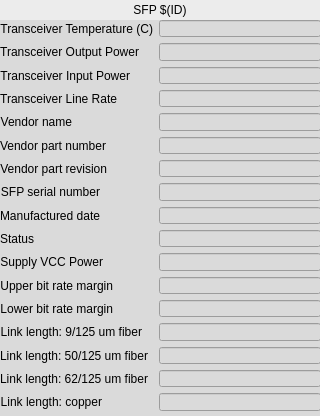
<?xml version="1.0" encoding="UTF-8"?>
<ui version="4.0">
 <class>Form</class>
 <widget class="QWidget" name="Form">
  <property name="geometry">
   <rect>
    <x>0</x>
    <y>0</y>
    <width>320</width>
    <height>416</height>
   </rect>
  </property>
  <property name="windowTitle">
   <string>Form</string>
  </property>
  <property name="styleSheet">
   <string notr="true">background-color: rgb(218, 218, 218);</string>
  </property>
  <widget class="caLabel" name="calabel">
   <property name="geometry">
    <rect>
     <x>0</x>
     <y>0</y>
     <width>320</width>
     <height>20</height>
    </rect>
   </property>
   <property name="styleSheet">
    <string notr="true">background-color: rgb(236, 236, 236, 255);</string>
   </property>
   <property name="text">
    <string>SFP $(ID)</string>
   </property>
   <property name="alignment">
    <set>Qt::AlignCenter</set>
   </property>
  </widget>
  <widget class="QWidget" name="formLayoutWidget">
   <property name="geometry">
    <rect>
     <x>0</x>
     <y>20</y>
     <width>321</width>
     <height>391</height>
    </rect>
   </property>
   <layout class="QFormLayout" name="formLayout">
    <property name="fieldGrowthPolicy">
     <enum>QFormLayout::AllNonFixedFieldsGrow</enum>
    </property>
    <item row="0" column="0">
     <widget class="QLabel" name="label_16">
      <property name="text">
       <string>Transceiver Temperature (C)</string>
      </property>
      <property name="alignment">
       <set>Qt::AlignRight|Qt::AlignTrailing|Qt::AlignVCenter</set>
      </property>
     </widget>
    </item>
    <item row="0" column="1">
     <widget class="caLineEdit" name="calineedit_6">
      <property name="channel" stdset="0">
       <string notr="true">$(EVG):SFP$(ID)-T-I</string>
      </property>
      <property name="unitsEnabled">
       <bool>true</bool>
      </property>
     </widget>
    </item>
    <item row="1" column="0">
     <widget class="QLabel" name="label_17">
      <property name="text">
       <string>Transceiver Output Power</string>
      </property>
      <property name="alignment">
       <set>Qt::AlignRight|Qt::AlignTrailing|Qt::AlignVCenter</set>
      </property>
     </widget>
    </item>
    <item row="1" column="1">
     <widget class="caLineEdit" name="calineedit_7">
      <property name="channel" stdset="0">
       <string notr="true">$(EVG):SFP$(ID)-Pwr-TX-I</string>
      </property>
      <property name="unitsEnabled">
       <bool>true</bool>
      </property>
     </widget>
    </item>
    <item row="2" column="0">
     <widget class="QLabel" name="label_18">
      <property name="text">
       <string>Transceiver Input Power</string>
      </property>
      <property name="alignment">
       <set>Qt::AlignRight|Qt::AlignTrailing|Qt::AlignVCenter</set>
      </property>
     </widget>
    </item>
    <item row="2" column="1">
     <widget class="caLineEdit" name="calineedit_8">
      <property name="channel" stdset="0">
       <string notr="true">$(EVG):SFP$(ID)-Pwr-RX-I</string>
      </property>
      <property name="unitsEnabled">
       <bool>true</bool>
      </property>
     </widget>
    </item>
    <item row="3" column="0">
     <widget class="QLabel" name="label_19">
      <property name="text">
       <string>Transceiver Line Rate</string>
      </property>
      <property name="alignment">
       <set>Qt::AlignRight|Qt::AlignTrailing|Qt::AlignVCenter</set>
      </property>
     </widget>
    </item>
    <item row="3" column="1">
     <widget class="caLineEdit" name="calineedit_9">
      <property name="channel" stdset="0">
       <string notr="true">$(EVG):SFP$(ID)-Speed-Link-I</string>
      </property>
     </widget>
    </item>
    <item row="4" column="0">
     <widget class="QLabel" name="label_20">
      <property name="text">
       <string>Vendor name</string>
      </property>
      <property name="alignment">
       <set>Qt::AlignRight|Qt::AlignTrailing|Qt::AlignVCenter</set>
      </property>
     </widget>
    </item>
    <item row="4" column="1">
     <widget class="caLineEdit" name="calineedit_10">
      <property name="channel" stdset="0">
       <string notr="true">$(EVG):SFP$(ID)-Vendor-I</string>
      </property>
      <property name="formatType">
       <enum>caLineEdit::string</enum>
      </property>
     </widget>
    </item>
    <item row="5" column="0">
     <widget class="QLabel" name="label_21">
      <property name="text">
       <string>Vendor part number</string>
      </property>
      <property name="alignment">
       <set>Qt::AlignRight|Qt::AlignTrailing|Qt::AlignVCenter</set>
      </property>
     </widget>
    </item>
    <item row="5" column="1">
     <widget class="caLineEdit" name="calineedit_11">
      <property name="channel" stdset="0">
       <string notr="true">$(EVG):SFP$(ID)-Part-I</string>
      </property>
      <property name="formatType">
       <enum>caLineEdit::string</enum>
      </property>
     </widget>
    </item>
    <item row="6" column="0">
     <widget class="QLabel" name="label_22">
      <property name="text">
       <string>Vendor part revision</string>
      </property>
      <property name="alignment">
       <set>Qt::AlignRight|Qt::AlignTrailing|Qt::AlignVCenter</set>
      </property>
     </widget>
    </item>
    <item row="6" column="1">
     <widget class="caLineEdit" name="calineedit_12">
      <property name="channel" stdset="0">
       <string notr="true">$(EVG):SFP$(ID)-Rev-I</string>
      </property>
      <property name="formatType">
       <enum>caLineEdit::string</enum>
      </property>
     </widget>
    </item>
    <item row="7" column="0">
     <widget class="QLabel" name="label_23">
      <property name="text">
       <string>SFP serial number</string>
      </property>
      <property name="alignment">
       <set>Qt::AlignRight|Qt::AlignTrailing|Qt::AlignVCenter</set>
      </property>
     </widget>
    </item>
    <item row="7" column="1">
     <widget class="caLineEdit" name="calineedit_13">
      <property name="channel" stdset="0">
       <string notr="true">$(EVG):SFP$(ID)-Serial-I</string>
      </property>
      <property name="formatType">
       <enum>caLineEdit::string</enum>
      </property>
     </widget>
    </item>
    <item row="8" column="0">
     <widget class="QLabel" name="label_25">
      <property name="text">
       <string>Manufactured date</string>
      </property>
      <property name="alignment">
       <set>Qt::AlignRight|Qt::AlignTrailing|Qt::AlignVCenter</set>
      </property>
     </widget>
    </item>
    <item row="8" column="1">
     <widget class="caLineEdit" name="calineedit_14">
      <property name="channel" stdset="0">
       <string notr="true">$(EVG):SFP$(ID)-Date-Manu-I</string>
      </property>
      <property name="formatType">
       <enum>caLineEdit::string</enum>
      </property>
     </widget>
    </item>
    <item row="9" column="0">
     <widget class="QLabel" name="label_26">
      <property name="text">
       <string>Status</string>
      </property>
      <property name="alignment">
       <set>Qt::AlignRight|Qt::AlignTrailing|Qt::AlignVCenter</set>
      </property>
     </widget>
    </item>
    <item row="9" column="1">
     <widget class="caLineEdit" name="calineedit_15">
      <property name="channel" stdset="0">
       <string notr="true">$(EVG):SFP$(ID)-Status-I</string>
      </property>
      <property name="formatType">
       <enum>caLineEdit::hexadecimal</enum>
      </property>
     </widget>
    </item>
    <item row="10" column="0">
     <widget class="QLabel" name="label_28">
      <property name="text">
       <string>Supply VCC Power</string>
      </property>
      <property name="alignment">
       <set>Qt::AlignRight|Qt::AlignTrailing|Qt::AlignVCenter</set>
      </property>
     </widget>
    </item>
    <item row="11" column="0">
     <widget class="QLabel" name="label_29">
      <property name="text">
       <string>Upper bit rate margin</string>
      </property>
      <property name="alignment">
       <set>Qt::AlignRight|Qt::AlignTrailing|Qt::AlignVCenter</set>
      </property>
     </widget>
    </item>
    <item row="12" column="0">
     <widget class="QLabel" name="label_30">
      <property name="text">
       <string>Lower bit rate margin</string>
      </property>
      <property name="alignment">
       <set>Qt::AlignRight|Qt::AlignTrailing|Qt::AlignVCenter</set>
      </property>
     </widget>
    </item>
    <item row="13" column="0">
     <widget class="QLabel" name="label_31">
      <property name="text">
       <string>Link length: 9/125 um fiber</string>
      </property>
      <property name="alignment">
       <set>Qt::AlignRight|Qt::AlignTrailing|Qt::AlignVCenter</set>
      </property>
     </widget>
    </item>
    <item row="14" column="0">
     <widget class="QLabel" name="label_32">
      <property name="text">
       <string>Link length: 50/125 um fiber</string>
      </property>
      <property name="alignment">
       <set>Qt::AlignRight|Qt::AlignTrailing|Qt::AlignVCenter</set>
      </property>
     </widget>
    </item>
    <item row="15" column="0">
     <widget class="QLabel" name="label_33">
      <property name="text">
       <string>Link length: 62/125 um fiber</string>
      </property>
      <property name="alignment">
       <set>Qt::AlignRight|Qt::AlignTrailing|Qt::AlignVCenter</set>
      </property>
     </widget>
    </item>
    <item row="16" column="0">
     <widget class="QLabel" name="label_34">
      <property name="text">
       <string>Link length: copper</string>
      </property>
      <property name="alignment">
       <set>Qt::AlignRight|Qt::AlignTrailing|Qt::AlignVCenter</set>
      </property>
     </widget>
    </item>
    <item row="10" column="1">
     <widget class="caLineEdit" name="calineedit_17">
      <property name="channel" stdset="0">
       <string notr="true">$(EVG):SFP$(ID)-PowerVCC-I</string>
      </property>
      <property name="unitsEnabled">
       <bool>true</bool>
      </property>
     </widget>
    </item>
    <item row="11" column="1">
     <widget class="caLineEdit" name="calineedit_18">
      <property name="channel" stdset="0">
       <string notr="true">$(EVG):SFP$(ID)-BitRate-upper-I</string>
      </property>
      <property name="unitsEnabled">
       <bool>true</bool>
      </property>
     </widget>
    </item>
    <item row="12" column="1">
     <widget class="caLineEdit" name="calineedit_19">
      <property name="channel" stdset="0">
       <string notr="true">$(EVG):SFP$(ID)-BitRate-lower-I</string>
      </property>
      <property name="unitsEnabled">
       <bool>true</bool>
      </property>
     </widget>
    </item>
    <item row="13" column="1">
     <widget class="caLineEdit" name="calineedit_16">
      <property name="channel" stdset="0">
       <string notr="true">$(EVG):SFP$(ID)-LinkLength-9fiber-I</string>
      </property>
      <property name="unitsEnabled">
       <bool>true</bool>
      </property>
     </widget>
    </item>
    <item row="14" column="1">
     <widget class="caLineEdit" name="calineedit_20">
      <property name="channel" stdset="0">
       <string notr="true">$(EVG):SFP$(ID)-LinkLength-50fiber-I</string>
      </property>
      <property name="unitsEnabled">
       <bool>true</bool>
      </property>
     </widget>
    </item>
    <item row="15" column="1">
     <widget class="caLineEdit" name="calineedit_21">
      <property name="channel" stdset="0">
       <string notr="true">$(EVG):SFP$(ID)-LinkLength-62fiber-I</string>
      </property>
      <property name="unitsEnabled">
       <bool>true</bool>
      </property>
     </widget>
    </item>
    <item row="16" column="1">
     <widget class="caLineEdit" name="calineedit_22">
      <property name="channel" stdset="0">
       <string notr="true">$(EVG):SFP$(ID)-LinkLength-copper-I</string>
      </property>
      <property name="unitsEnabled">
       <bool>true</bool>
      </property>
     </widget>
    </item>
   </layout>
  </widget>
 </widget>
 <customwidgets>
  <customwidget>
   <class>caLabel</class>
   <extends>QLabel</extends>
   <header>caLabel</header>
  </customwidget>
  <customwidget>
   <class>caLineEdit</class>
   <extends>QLineEdit</extends>
   <header>caLineEdit</header>
  </customwidget>
 </customwidgets>
 <resources/>
 <connections/>
</ui>
